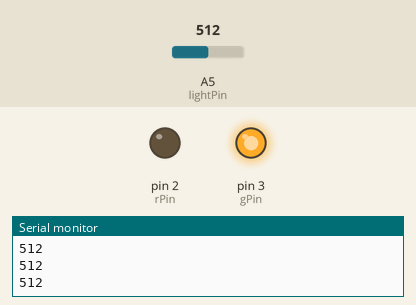
The sketch below on a simulated Arduino Uno, built with avr-gcc and run on an emulated ATmega328P. Shown: output pins drawn as LEDs (lit = HIGH), the last lines printed to the serial monitor. Inputs (shaded band) come from the test bench; at power-on: A5 (lightPin) = 512.

Above: at 1.2 s.
1.3 s: A5 (lightPin) set to 688
2.8 s: A5 (lightPin) set to 718
At 3.2 s:
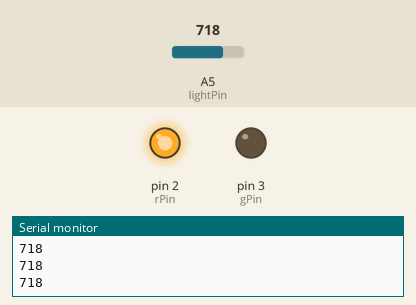
4.4 s: A5 (lightPin) set to 690
At 5.7 s:
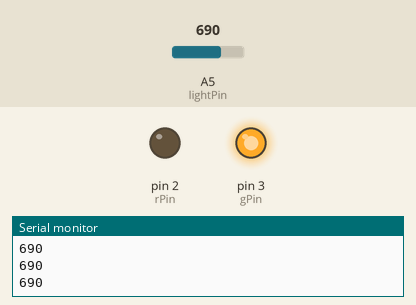
6.0 s: A5 (lightPin) set to 710
At 7.2 s:
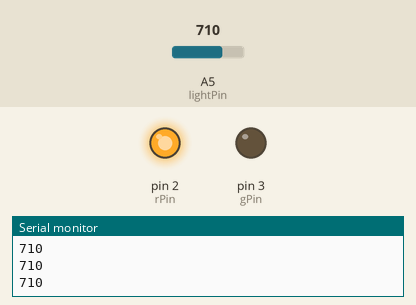
Timing chart, 0 to 8.6 s (numbered marks = the images above; inputs shaded):
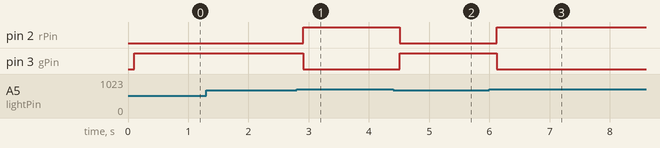

The sketch:

light_sensor_active_zumb_and_leds.ino
```cpp
int gPin = 3;
int rPin = 2;
int lightPin = A5;
int lightVal;
int dt = 100;

void setup() {
  // put your setup code here, to run once:
  Serial.begin(9600);
  pinMode(lightPin, INPUT);
  pinMode(gPin, OUTPUT);
  pinMode(rPin, OUTPUT);
}

void loop() {
  // put your main code here, to run repeatedly:
  lightVal = analogRead(lightPin);
  Serial.println(lightVal);
  delay(dt);

  if (lightVal < 700) {
    digitalWrite(gPin, 1);
    digitalWrite(rPin, 0);
  }
  if (lightVal >= 700) {
    digitalWrite(gPin, 0);
    digitalWrite(rPin, 1);
  }
}
```

Measured:
- the behaviour switches between 699 and 700 on A5 (lightPin) (found by bisection; images 0 and 1)
- after the input at 2.8 s, pin 2 (rPin): LOW → HIGH after 0.11 s; pin 3 (gPin): HIGH → LOW after 0.11 s
- after the input at 4.4 s, pin 2 (rPin): HIGH → LOW after 0.11 s; pin 3 (gPin): LOW → HIGH after 0.11 s
- after the input at 6.0 s, pin 2 (rPin): LOW → HIGH after 0.12 s; pin 3 (gPin): HIGH → LOW after 0.12 s
